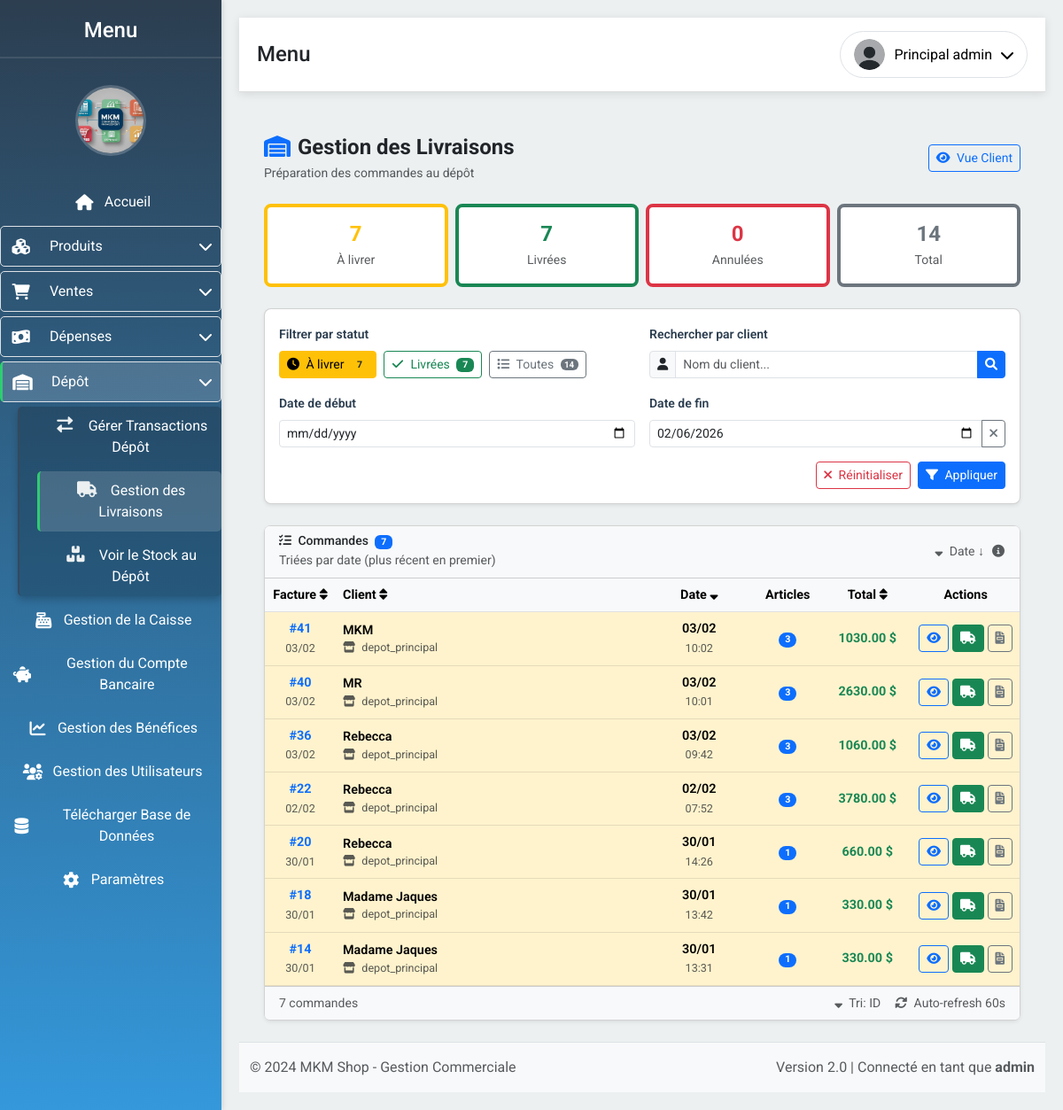
The page /gestion_livraisons (signed in) on the database as committed earlier.
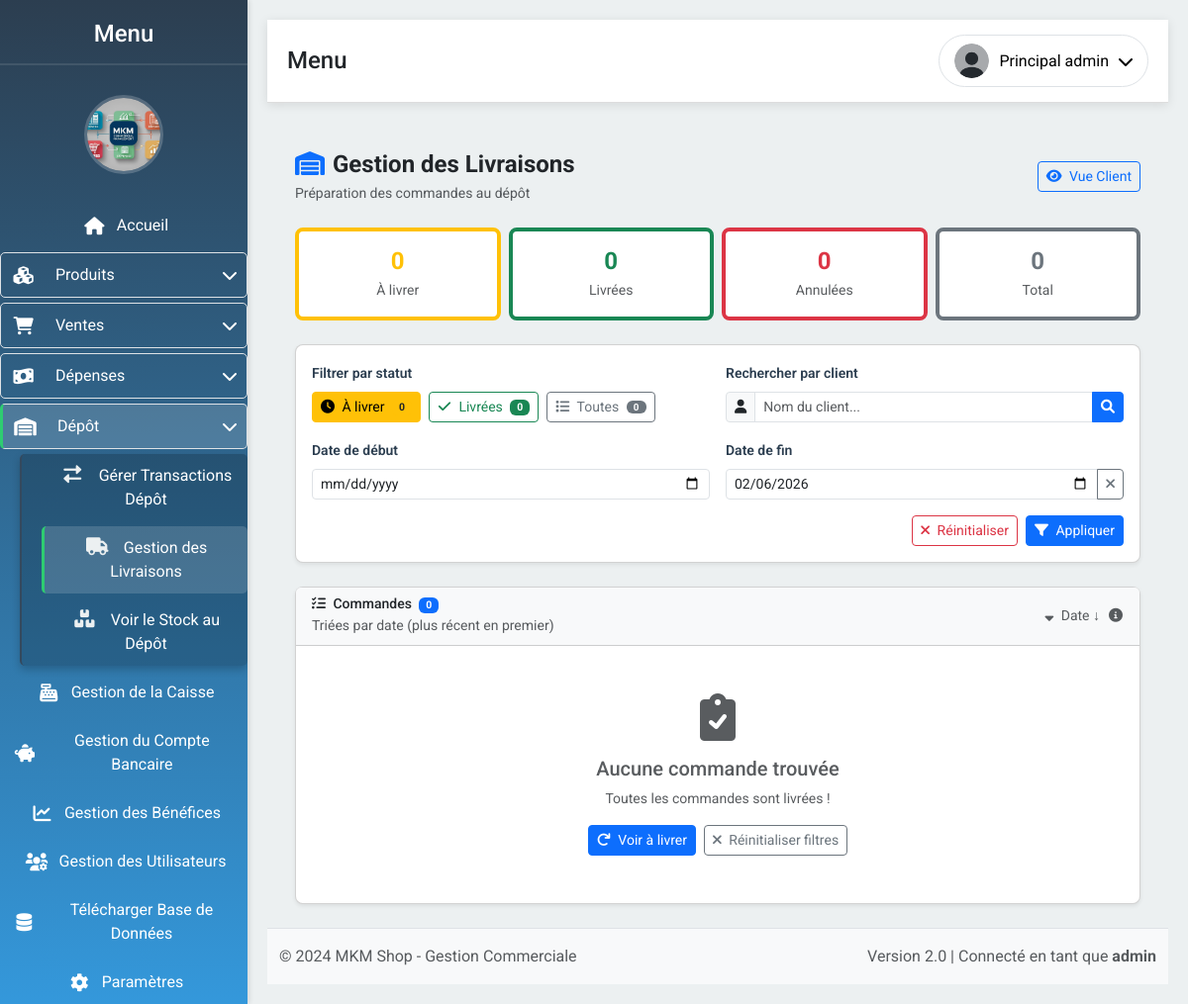
The same page on the database as committed later.
### app/models.py (models this page shows, shortened)
class LivraisonDepot(db.Model):
    __tablename__ = 'livraison_depot'
    id = db.Column(db.Integer, primary_key=True)
    facture_id = db.Column(db.Integer, db.ForeignKey('factures.id'), nullable=False)
    statut = db.Column(db.String(20), default='en_attente')
    lieu_retrait = db.Column(db.String(50), default='depot_principal')
    date_commande = db.Column(db.DateTime, default=datetime.utcnow)
    date_preparation = db.Column(db.DateTime, nullable=True)
    date_livree = db.Column(db.DateTime, nullable=True)
    vendeur_id = db.Column(db.Integer, db.ForeignKey('user.id'), nullable=False)
    prepareur_id = db.Column(db.Integer, db.ForeignKey('user.id'), nullable=True)
    notes = db.Column(db.Text, nullable=True)
    frais_livraison = db.Column(db.Float, default=0)
    facture = db.relationship('Factures', backref='livraison_depot')
    vendeur = db.relationship('User', foreign_keys=[vendeur_id])
    prepareur = db.relationship('User', foreign_keys=[prepareur_id])

class Factures(db.Model):
    __tablename__ = 'factures'
    id = db.Column(db.Integer, primary_key=True)
    nom_client = db.Column(db.String(100), nullable=False)
    montant_total = db.Column(db.Float, nullable=False)
    date_facture = db.Column(db.DateTime, default=datetime.utcnow)
    paiement_credit = db.Column(db.Boolean, default=False)
    montant_cash = db.Column(db.Float, default=0)
    montant_credit = db.Column(db.Float, default=0)
    a_ete_en_credit = db.Column(db.Boolean, default=False)
    type_livraison = db.Column(db.String(20), default='sur_place')
    lieu_retrait = db.Column(db.String(50), nullable=True)
    ventes = db.relationship('Ventes', backref='facture', lazy=True)

### app/routes.py (the view)
@bp.route('/gestion_livraisons')
@login_required
@permission_required('gestion_depot')
def gestion_livraisons():
    statut_filter = request.args.get('statut', 'en_attente')  # Par défaut: seulement en attente
    query = LivraisonDepot.query
    if statut_filter != 'tous':
        query = query.filter_by(statut=statut_filter)
    livraisons = query.order_by(LivraisonDepot.date_commande.desc()).all()
    stats = {
        'en_attente': LivraisonDepot.query.filter_by(statut='en_attente').count(),
        'en_preparation': LivraisonDepot.query.filter_by(statut='en_preparation').count(),
        'livree': LivraisonDepot.query.filter_by(statut='livree').count(),
        'annulee': LivraisonDepot.query.filter_by(statut='annulee').count(),
        'tous': LivraisonDepot.query.count()
    }
    return render_template('gestion_livraisons.html',
                         livraisons=livraisons,
                         stats=stats,
                         statut_filter=statut_filter)

### app/models.py (called while the page is built)
    def is_admin(self):
        return self.role == 'admin'

    def has_permission(self, permission):
        if self.is_admin():
            return True
        return self.permissions and permission in self.permissions

### app/routes.py (called while the page is built)
def permission_required(permission):
    def decorator(f):
        @wraps(f)
        def decorated_function(*args, **kwargs):
            if not current_user.has_permission(permission):
                flash("Accès refusé. Vous n'avez pas les permissions nécessaires.", 'danger')
                return redirect(url_for('routes.index'))
            return f(*args, **kwargs)
        return decorated_function
    return decorator

@login_manager.user_loader
def load_user(user_id):
    return User.query.get(int(user_id))

### app/templates/gestion_livraisons.html (shortened to what the changed rows need)
{% extends "layout.html" %}
{% block content %}
<div class="container-fluid px-3 py-3 py-md-4">
    <div class="d-flex flex-column flex-md-row justify-content-between align-items-start align-items-md-center mb-3 mb-md-4">
        <div class="mb-3 mb-md-0">
            <h1 class="h4 mb-1 text-dark fw-bold">
                <i class="fas fa-warehouse text-primary me-2"></i>Gestion des Livraisons
            </h1>
        </div>
    </div>
    <div class="row g-2 mb-3 mb-md-4">
        <div class="col-6 col-md-3">
            <div class="card text-center h-100 border-start border-warning border-4">
                <div class="card-body p-2 p-md-3">
                    <div class="h4 fw-bold text-warning mb-1">{{ stats.en_attente }}</div>
                    <p class="small text-muted mb-0">À livrer</p>
                </div>
            </div>
        </div>
        <div class="col-6 col-md-3">
            <div class="card text-center h-100 border-start border-success border-4">
                <div class="card-body p-2 p-md-3">
                    <div class="h4 fw-bold text-success mb-1">{{ stats.livree }}</div>
                    <p class="small text-muted mb-0">Livrées</p>
                </div>
            </div>
        </div>
        <div class="col-6 col-md-3">
            <div class="card text-center h-100 border-start border-secondary border-4">
                <div class="card-body p-2 p-md-3">
                    <div class="h4 fw-bold text-secondary mb-1">{{ stats.tous }}</div>
                    <p class="small text-muted mb-0">Total</p>
                </div>
            </div>
        </div>
    </div>
    <div class="card mb-3 mb-md-4 shadow-sm">
        <div class="card-body p-3">
            <form method="GET" action="{{ url_for('routes.gestion_livraisons') }}" id="filterForm">
                <div class="row g-3">
                    <div class="col-md-6">
                        <div class="d-flex flex-wrap gap-2">
                            <a href="?statut=en_attente{% if start_date %}&start_date={{ start_date }}{% endif %}{% if end_date %}&end_date={{ end_date }}{% endif %}{% if client %}&client={{ client }}{% endif %}"
                               class="btn btn-sm {% if statut_filter == 'en_attente' %}btn-warning{% else %}btn-outline-warning{% endif %}">
                                <i class="fas fa-clock me-1"></i> À livrer
                                <span class="badge bg-warning text-dark ms-1">{{ stats.en_attente }}</span>
                            </a>
                            <a href="?statut=livree{% if start_date %}&start_date={{ start_date }}{% endif %}{% if end_date %}&end_date={{ end_date }}{% endif %}{% if client %}&client={{ client }}{% endif %}"
                               class="btn btn-sm {% if statut_filter == 'livree' %}btn-success{% else %}btn-outline-success{% endif %}">
                                <i class="fas fa-check me-1"></i> Livrées
                                <span class="badge bg-success ms-1">{{ stats.livree }}</span>
                            </a>
                            <a href="?statut=tous{% if start_date %}&start_date={{ start_date }}{% endif %}{% if end_date %}&end_date={{ end_date }}{% endif %}{% if client %}&client={{ client }}{% endif %}"
                               class="btn btn-sm {% if statut_filter == 'tous' %}btn-secondary{% else %}btn-outline-secondary{% endif %}">
                                <i class="fas fa-list me-1"></i> Toutes
                                <span class="badge bg-secondary ms-1">{{ stats.tous }}</span>
                            </a>
                        </div>
                    </div>
                </div>
            </form>
        </div>
    </div>
    <div class="card shadow-sm">
        <div class="card-header bg-light py-2 d-flex justify-content-between align-items-center">
            <div>
                <h5 class="card-title mb-0 small">
                    <i class="fas fa-list-check me-1"></i> Commandes
                    <span class="badge bg-primary ms-1">{{ livraisons|length }}</span>
                </h5>
            </div>
        </div>
        <div class="card-body p-0">
            {% if livraisons %}
            <div class="table-responsive">
                <table class="table table-hover align-middle mb-0 d-none d-md-table">
                    <thead class="table-light">
                        <tr>
                            <th width="80" class="text-center">
                                <a href="?statut={{ statut_filter }}&sort=id{% if start_date %}&start_date={{ start_date }}{% endif %}{% if end_date %}&end_date={{ end_date }}{% endif %}{% if client %}&client={{ client }}{% endif %}"
                                   class="text-decoration-none {% if sort_by == 'id' %}text-primary fw-bold{% endif %}">
                                    Facture <i class="fas fa-sort"></i>
                                </a>
                            </th>
                            <th>
                                <a href="?statut={{ statut_filter }}&sort=client{% if start_date %}&start_date={{ start_date }}{% endif %}{% if end_date %}&end_date={{ end_date }}{% endif %}{% if client %}&client={{ client }}{% endif %}"
                                   class="text-decoration-none {% if sort_by == 'client' %}text-primary fw-bold{% endif %}">
                                    Client <i class="fas fa-sort"></i>
                                </a>
                            </th>
                            <th width="120" class="text-center">
                                <a href="?statut={{ statut_filter }}&sort=date{% if start_date %}&start_date={{ start_date }}{% endif %}{% if end_date %}&end_date={{ end_date }}{% endif %}{% if client %}&client={{ client }}{% endif %}"
                                   class="text-decoration-none {% if sort_by == 'date' %}text-primary fw-bold{% endif %}">
                                    Date <i class="fas fa-sort-down"></i>
                                </a>
                            </th>
                            <th width="80" class="text-center">Articles</th>
                            <th width="100" class="text-center">
                                <a href="?statut={{ statut_filter }}&sort=total{% if start_date %}&start_date={{ start_date }}{% endif %}{% if end_date %}&end_date={{ end_date }}{% endif %}{% if client %}&client={{ client }}{% endif %}"
                                   class="text-decoration-none {% if sort_by == 'total' %}text-primary fw-bold{% endif %}">
                                    Total <i class="fas fa-sort"></i>
                                </a>
                            </th>
                            <th width="120" class="text-center">Actions</th>
                        </tr>
                    </thead>
                    <tbody>
                        {% for livraison in livraisons %}
                        <tr class="{% if livraison.statut == 'en_attente' %}table-warning{% endif %} livraison-row"
                            data-livraison-id="{{ livraison.id }}"
                            style="cursor: pointer;">
                            <td class="text-center">
                                <div class="fw-bold text-primary">#{{ livraison.facture.id }}</div>
                                <small class="text-muted">{{ livraison.date_commande.strftime('%d/%m') }}</small>
                            </td>
                            <td>
                                <div class="fw-semibold">{{ livraison.facture.nom_client }}</div>
                                <div class="small text-muted">
                                    <i class="fas fa-store me-1"></i> {{ livraison.lieu_retrait|truncate(15) }}
                                </div>
                            </td>
                            <td class="text-center">
                                <div class="fw-semibold">{{ livraison.date_commande.strftime('%d/%m') }}</div>
                                <small class="text-muted">{{ livraison.date_commande.strftime('%H:%M') }}</small>
                            </td>
                            <td class="text-center">
                                <span class="badge bg-primary rounded-pill">{{ livraison.facture.ventes|length }}</span>
                            </td>
                            <td class="text-center">
                                <div class="fw-bold text-success">
                                    {{ "%.2f"|format(livraison.facture.montant_total) }} $
                                </div>
                            </td>
                            <td class="text-center">
                                <div class="d-flex justify-content-center gap-1">
                                    <button type="button" class="btn btn-sm btn-outline-primary view-details-btn"
                                            data-livraison-id="{{ livraison.id }}"
                                            title="Voir détails">
                                        <i class="fas fa-eye"></i>
                                    </button>
                                    {% if livraison.statut == 'en_attente' %}
                                    <button type="button" class="btn btn-sm btn-success livrer-btn"
                                            data-livraison-id="{{ livraison.id }}"
                                            title="Livrer cette commande">
                                        <i class="fas fa-truck"></i>
                                    </button>
                                    {% endif %}
                                    <button type="button" class="btn btn-sm btn-outline-secondary"
                                            onclick="event.stopPropagation(); window.open('{{ url_for('routes.details_facture', id=livraison.facture.id) }}', '_blank')"
                                            title="Voir facture">
                                        <i class="fas fa-file-invoice"></i>
                                    </button>
                                </div>
                            </td>
                        </tr>
                        {% endfor %}
                    </tbody>
                </table>
            </div>
            <div class="card-footer bg-light py-2">
                <div class="d-flex flex-column flex-md-row justify-content-between align-items-center">
                    <small class="text-muted mb-2 mb-md-0">
                        {{ livraisons|length }} commande{{ 's' if livraisons|length > 1 else '' }}
                    </small>
                    <div class="d-flex align-items-center gap-3">
                        <div class="small text-muted">
                            <i class="fas fa-sort-down me-1"></i> Tri:
                            {% if sort_by == 'date' %}Date{% elif sort_by == 'client' %}Client{% elif sort_by == 'total' %}Total{% else %}ID{% endif %}
                        </div>
                        <div class="small text-muted">
                            <i class="fas fa-sync-alt me-1"></i> Auto-refresh 60s
                        </div>
                    </div>
                </div>
            </div>
            {% else %}
            <div class="text-center py-5">
                <i class="fas fa-clipboard-check fa-3x text-muted mb-3"></i>
                <h5 class="text-muted mb-2">Aucune commande trouvée</h5>
                <p class="text-muted small mb-3">
                    {% if start_date or end_date or client %}
                    Aucune commande ne correspond à vos critères de recherche.
                    {% elif statut_filter == 'en_attente' %}
                    Toutes les commandes sont livrées !
                    {% else %}
                    Aucune commande dans cette catégorie.
                    {% endif %}
                </p>
                <div class="d-flex justify-content-center gap-2">
                    <a href="?statut=en_attente" class="btn btn-sm btn-primary">
                        <i class="fas fa-redo me-1"></i> Voir à livrer
                    </a>
                    <button onclick="resetFilters()" class="btn btn-sm btn-outline-secondary">
                        <i class="fas fa-times me-1"></i> Réinitialiser filtres
                    </button>
                </div>
            </div>
            {% endif %}
        </div>
    </div>
</div>
{% endblock %}

Rows that differ between the two databases and show on the page:
removed LivraisonDepot: facture.id "41", date_commande "03/02", facture.nom_client "MKM", lieu_retrait "depot_principal", date_commande "10:02", facture.ventes|length "3"
removed Factures: facture.montant_total "1030.00"
removed LivraisonDepot: facture.id "40", date_commande "03/02", facture.nom_client "MR", lieu_retrait "depot_principal", date_commande "10:01", facture.ventes|length "3"
removed Factures: facture.montant_total "2630.00"
removed LivraisonDepot: facture.id "36", date_commande "03/02", facture.nom_client "Rebecca", lieu_retrait "depot_principal", date_commande "09:42", facture.ventes|length "3"
removed Factures: facture.montant_total "1060.00"
removed LivraisonDepot: facture.id "22", date_commande "02/02", facture.nom_client "Rebecca", lieu_retrait "depot_principal", date_commande "07:52", facture.ventes|length "3"
removed Factures: facture.montant_total "3780.00"
removed LivraisonDepot: facture.id "20", date_commande "30/01", facture.nom_client "Rebecca", lieu_retrait "depot_principal", date_commande "14:26", facture.ventes|length "1"
removed Factures: facture.montant_total "660.00"
removed LivraisonDepot: facture.id "18", date_commande "30/01", facture.nom_client "Madame Jaques", lieu_retrait "depot_principal", date_commande "13:42", facture.ventes|length "1"
removed Factures: facture.montant_total "330.00"
removed LivraisonDepot: facture.id "14", date_commande "30/01", facture.nom_client "Madame Jaques", lieu_retrait "depot_principal", date_commande "13:31", facture.ventes|length "1"
removed Factures: facture.montant_total "330.00"
Other text that changed with them:
{{ stats.en_attente }}: "7" → "0"
{{ stats.livree }}: "7" → "0"
{{ stats.tous }}: "14" → "0"
{{ livraisons|length }}: "7" → "0"
{{ livraisons|length }}: "7" → (not shown)
{{ 's' if livraisons|length > 1 else '' }}: "s" → (not shown)
text no longer shown: "Facture Client Date Articles Total Actions commande Tri: ID Auto-refresh 60s"
text now shown: "Aucune commande trouvée Toutes les commandes sont livrées ! Voir à livrer Réinitialiser filtres"
